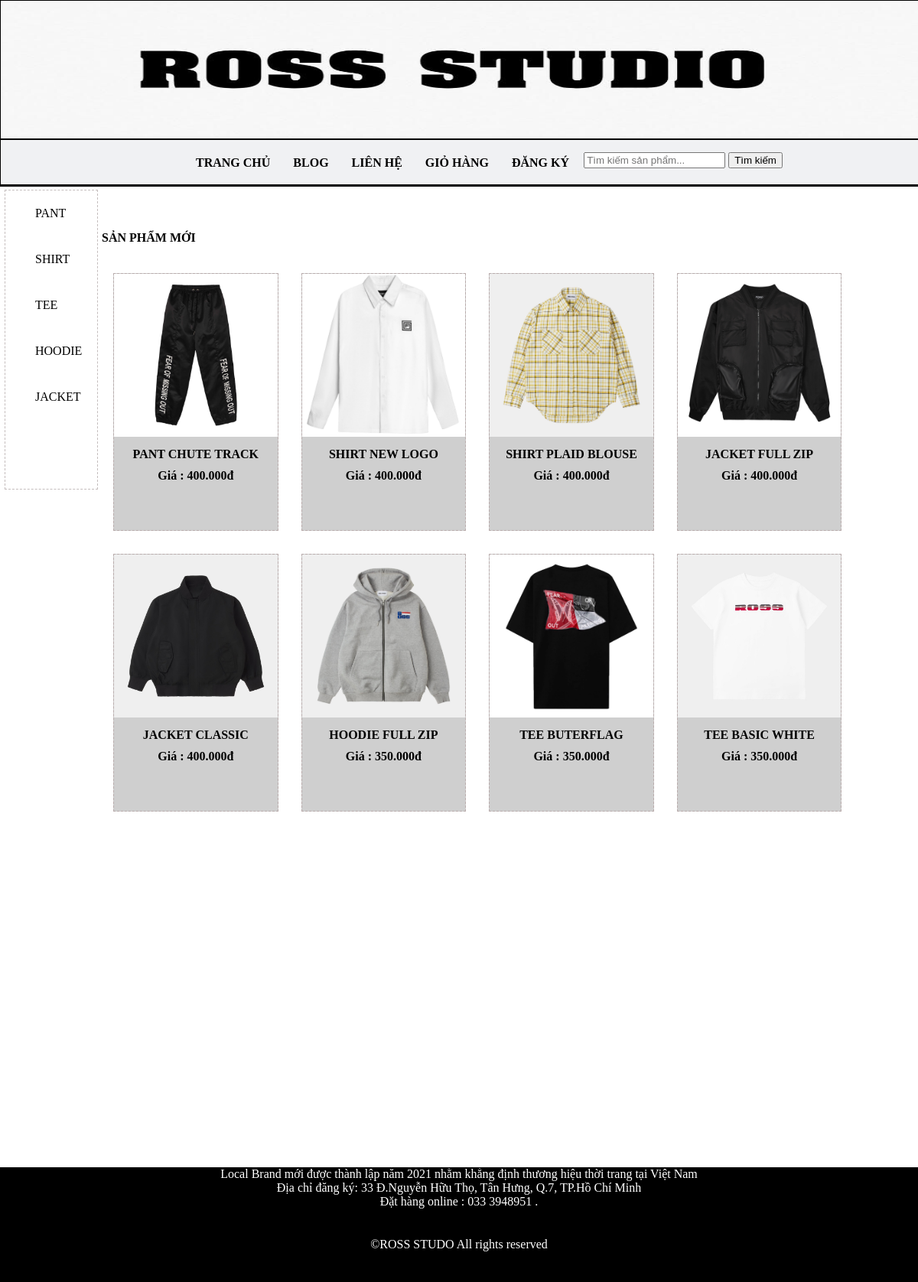
The page / on the database its author committed.
### tables this page shows
CREATE TABLE `tbl_danhmuc` (
  `id_danhmuc` int(11) NOT NULL,
  `tendanhmuc` varchar(100) NOT NULL,
  `thutu` int(11) NOT NULL
);

CREATE TABLE `tbl_sanpham` (
  `id_sanpham` int(11) NOT NULL,
  `tensanpham` varchar(250) NOT NULL,
  `giasp` varchar(50) NOT NULL,
  `soluong` int(11) NOT NULL,
  `hinhanh` varchar(50) NOT NULL,
  `noidung` text NOT NULL,
  `id_danhmuc` int(11) NOT NULL
);

### pages/main/index.php (the view)
<?php
    $sql_pro = "SELECT * FROM tbl_sanpham,tbl_danhmuc WHERE tbl_sanpham.id_danhmuc=tbl_danhmuc.id_danhmuc ORDER BY tbl_sanpham.id_sanpham DESC LIMIT 25";
	$query_pro = mysqli_query($mysqli,$sql_pro);
?>
<h4> SẢN PHẨM MỚI </h4>
<ul class="productlist">
					<?php
					    while($row = mysqli_fetch_array($query_pro)){
					?>
					<li>
						<a href="index.php?quanly=sanpham&id=<?php echo $row['id_sanpham'] ?>">
							<img src="admincp/modules/quanlysp/uploads/<?php echo $row['hinhanh'] ?>">
							<p class="title_product"> <?php echo $row['tensanpham'] ?></p>
							<p class="price_product">Giá : <?php echo number_format($row['giasp'],0,',','.').'đ' ?></p>
						</a>
					</li>
					<?php
					}
					?>
				</ul>

### index.php (shortened to what this page needs)
<!DOCTYPE html>
<html lang="en">
<head>
    <link rel="stylesheet" type="text/css"  href="css/style.css">
</head>
<body>
 <div class="wrapper">
        <?php
            include("pages/header.php");
            include("pages/menu.php");
            include("pages/main1.php");
            include("pages/footer.php");
        ?>
</body>
</html>

### pages/header.php
<div class="header">
        </div>

### pages/menu.php (shortened to what this page needs)
<div class="menu">
    <ul class="listmenu">
            <li><a href="index.php">TRANG CHỦ</a></li>
            <li><a href="#">BLOG</a></li>
            <li><a href="https://www.facebook.com/ROSSSTUDIOWOMENS">LIÊN HỆ</a></li>
            <li><a href="index.php?quanly=giohang">GIỎ HÀNG</a></li>
            <?php
				if(isset($_SESSION['dangky'])){
				?>
				<li><a href="index.php?dangxuat=1">ĐĂNG XUẤT</a></li>
				<?php
				}else{
				?>
				<li><a href="index.php?quanly=dangky">ĐĂNG KÝ</a></li>
				<?php
				}
				?>
        </ul>
        <p>
				<form action="index.php?quanly=timkiem" method="POST">
					<input type="text" placeholder="Tìm kiếm sản phẩm..." name="tukhoa">
					<input type="submit" name="timkiem" value="Tìm kiếm">
				</form>
		</p>
    </div>

### pages/main1.php
<div id="main">
        <?php
            include("sidebar/sidebar.php");
        ?>
        <div class="maincontent">
        <?php
				if(isset($_GET['quanly'])){
					$tam = $_GET['quanly'];
				}else
                {
					$tam = '';
				}
				if($tam=='danhmucsanpham')
                {
					include("main/danhmuc.php");
				}
                 elseif($tam=='sanpham')
                {
					include("main/ctsanpham.php");
				}
                elseif($tam=='giohang')
                {
					include("main/giohang.php");
				}
                elseif($tam=='dangky')
                {
					include("main/dangky.php");
				}
                elseif($tam=='dangnhap')
                {
					include("main/dangnhap.php");
				}
                elseif($tam=='thanhtoan')
                {
					include("main/thanhtoan.php");
				}
                elseif($tam=='timkiem')
                {
					include("main/timkiem.php");
				}
                else
                {
					include("main/index.php");
				}
				?>
        </div>
    </div>

### pages/sidebar/sidebar.php
<div class="sidebar">
        <ul class="listsidebar">
        <?php
            $sql_danhmuc = "SELECT * FROM tbl_danhmuc ORDER BY id_danhmuc DESC";
            $query_danhmuc = mysqli_query($mysqli,$sql_danhmuc);
            while($row = mysqli_fetch_array($query_danhmuc)){
        ?>
            <li><a href="index.php?quanly=danhmucsanpham&id=<?php echo $row['id_danhmuc'] ?>"><?php echo $row['tendanhmuc'] ?> </a></li>
        <?php
            }
        ?>
        </ul>
        </div>

### pages/footer.php (shortened to what this page needs)
<div class="footer">
    <div class="footer-text">
                Local Brand mới được thành lập năm 2021 nhằm khẳng định thương hiệu thời trang tại Việt Nam <br>
                Địa chỉ đăng ký: 33 Đ.Nguyễn Hữu Thọ, Tân Hưng, Q.7, TP.Hồ Chí Minh <br>
                                    Đặt hàng online : 033 3948951 .
            </div>
            <div class="footer-bottom">
                ©ROSS STUDO All rights reserved
            </div>
        </div>
    </div>

### css/style.css (style rules this page uses)
body { margin: 0; padding: 0; }
.wrapper { height: 1526px; width: 100%; margin: 0 auto; }
.header { background-image: url("../images/anhbia.jpg"); background-repeat: no-repeat; background-size: 100% 110%; border: 1px solid rgb(0, 0, 0); height: 180px; width: 100%; }
.menu { border: 1px solid rgb(0, 0, 0); height: 58px; width: 100%; background: rgb(240, 241, 243); }
ul.listmenu { padding: 0; list-style: none; width: 60%; margin: 0 auto; line-height: 30px; font-weight: 600; }
form { text-align: -webkit-center; margin-top: 10px; margin-right: 174px; }
ul.listmenu a { text-decoration: none; text-align: center; color: rgb(0, 0, 0); }
ul.listmenu li { float: left; margin: 10px; padding: 5px; }
#main { border: 1px solid rgb(0, 0, 0); height: auto; width: 100%; }
.sidebar { border: 1px dashed rgb(196, 189, 189); height: 390px; width: 10%; margin-top:5px; margin-left:5px; float: left; }
ul.listsidebar { padding: 0; list-style: none; width: 60%; margin: 0 auto; line-height: 30px; }
ul.listsidebar a { text-decoration: none; text-align: left; color: black; display: block; }
ul.listsidebar li { float: left; margin: 10px; padding: 5px; }
.maincontent { height: 1215px; width: 89%; margin-top:38px; margin-left:5px; float: right; font-weight: 600; }
ul.productlist { padding: 0; margin: 0; list-style: none; width: 100%; }
ul.productlist li { width: 20%; border: 1px dashed rgb(185 172 172); margin: 15px; float: left; background: rgb(40 39 39 / 22%); height: 335px; }
ul.productlist li a { text-decoration: none; }
ul.productlist li p { margin: 10px; color: black; text-align: center; text-decoration: none; }
ul.productlist li img { width: 100%; }
a { text-decoration: none; color: black; }
.footer { height: 150px; width: 100%; background: black; }
.footer-text { text-align: center; color: white; margin-top: 30px; }
.footer-bottom { color: white; text-align: center; margin-top: 38px; }

### rows shown on the page
tbl_danhmuc: tendanhmuc "PANT"
tbl_danhmuc: tendanhmuc "SHIRT"
tbl_danhmuc: tendanhmuc "TEE"
tbl_danhmuc: tendanhmuc "HOODIE"
tbl_danhmuc: tendanhmuc "JACKET"
tbl_sanpham: hinhanh (picture), tensanpham "PANT CHUTE TRACK", giasp "400.000"
tbl_sanpham: hinhanh (picture), tensanpham "SHIRT NEW LOGO", giasp "400.000"
tbl_sanpham: hinhanh (picture), tensanpham "SHIRT PLAID BLOUSE", giasp "400.000"
tbl_sanpham: hinhanh (picture), tensanpham "JACKET FULL ZIP", giasp "400.000"
tbl_sanpham: hinhanh (picture), tensanpham "JACKET CLASSIC", giasp "400.000"
tbl_sanpham: hinhanh (picture), tensanpham "HOODIE FULL ZIP", giasp "350.000"
tbl_sanpham: hinhanh (picture), tensanpham "TEE BUTERFLAG", giasp "350.000"
tbl_sanpham: hinhanh (picture), tensanpham "TEE BASIC WHITE", giasp "350.000"
